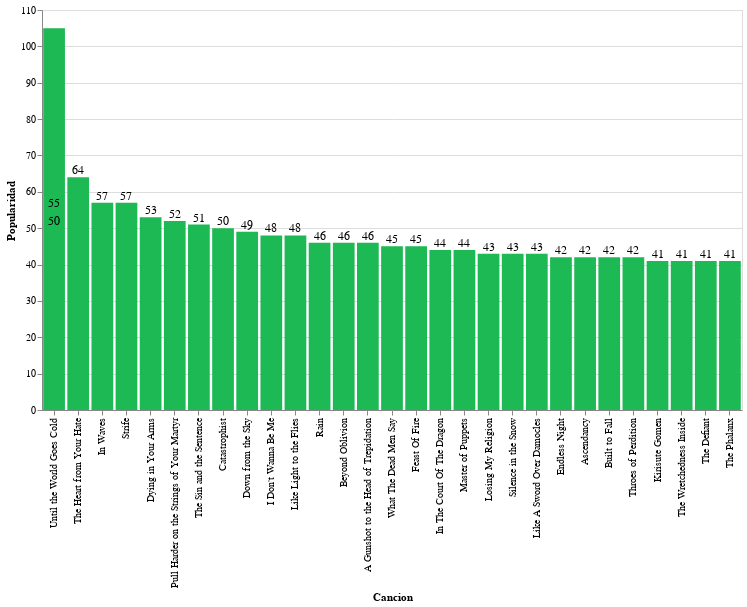

Notebook code for this chart:
### Code cell
chart = metrics.df_chart_track_popularity(df)
chart

### Figure 1 — Vega-Lite specification as saved in the notebook (floating-point values rounded to 4 significant figures)
{"config": {"view": {"continuousWidth": 300, "continuousHeight": 300}}, "layer": [{"mark": {"type": "bar", "color": "#1DB954"}, "encoding": {"x": {"field": "Cancion", "sort": "-y", "type": "nominal"}, "y": {"field": "Popularidad", "type": "quantitative"}}}, {"mark": {"type": "text", "align": "center", "baseline": "top", "dy": -12, "fontSize": 12}, "encoding": {"text": {"field": "Popularidad", "type": "quantitative"}, "x": {"field": "Cancion", "sort": "-y", "type": "nominal"}, "y": {"field": "Popularidad", "type": "quantitative"}}}], "data": {"name": "data-2b3803b6d20bf1c3f170876eb4993282"}, "height": 400, "width": 700, "$schema": "https://vega.github.io/schema/vega-lite/v5.17.0.json", "datasets": {"data-2b3803b6d20bf1c3f170876eb4993282": [{"Album": "The Sin and the Sentence", "tipo": "Álbum", "Año": "2017", "Cancion": "The Heart from Your Hate", "Artistas": "Trivium", "Duracion": "04:03", "Popularidad": 64}, {"Album": "In Waves (Special Edition)", "tipo": "Álbum", "Año": "2011", "Cancion": "In Waves", "Artistas": "Trivium", "Duracion": "05:02", "Popularidad": 57}, {"Album": "Vengeance Falls (Special Edition)", "tipo": "Álbum", "Año": "2013", "Cancion": "Strife", "Artistas": "Trivium", "Duracion": "04:29", "Popularidad": 57}, {"Album": "Silence in the Snow (Special Edition)", "tipo": "Álbum", "Año": "2015", "Cancion": "Until the World Goes Cold", "Artistas": "Trivium", "Duracion": "05:21", "Popularidad": 55}, {"Album": "Ascendancy", "tipo": "Álbum", "Año": "2005", "Cancion": "Dying in Your Arms", "Artistas": "Trivium", "Duracion": "02:53", "Popularidad": 53}, {"Album": "Ascendancy", "tipo": "Álbum", "Año": "2005", "Cancion": "Pull Harder on the Strings of Your Martyr", "Artistas": "Trivium", "Duracion": "04:51", "Popularidad": 52}, {"Album": "The Sin and the Sentence", "tipo": "Álbum", "Año": "2017", "Cancion": "The Sin and the Sentence", "Artistas": "Trivium", "Duracion": "05:49", "Popularidad": 51}, {"Album": "Silence in the Snow", "tipo": "Álbum", "Año": "2015", "Cancion": "Until the World Goes Cold", "Artistas": "Trivium", "Duracion": "05:21", "Popularidad": 50}, {"Album": "What The Dead Men Say", "tipo": "Álbum", "Año": "2020", "Cancion": "Catastrophist", "Artistas": "Trivium", "Duracion": "06:28", "Popularidad": 50}, {"Album": "Shogun (Special Edition)", "tipo": "Álbum", "Año": "2008", "Cancion": "Down from the Sky", "Artistas": "Trivium", "Duracion": "05:34", "Popularidad": 49}, {"Album": "I Don't Wanna Be Me", "tipo": "Single", "Año": "2019", "Cancion": "I Don't Wanna Be Me", "Artistas": "Trivium", "Duracion": "03:48", "Popularidad": 48}, {"Album": "Ascendancy", "tipo": "Álbum", "Año": "2005", "Cancion": "Like Light to the Flies", "Artistas": "Trivium", "Duracion": "05:40", "Popularidad": 48}, {"Album": "Ascendancy", "tipo": "Álbum", "Año": "2005", "Cancion": "Rain", "Artistas": "Trivium", "Duracion": "04:11", "Popularidad": 46}, {"Album": "The Sin and the Sentence", "tipo": "Álbum", "Año": "2017", "Cancion": "Beyond Oblivion", "Artistas": "Trivium", "Duracion": "05:16", "Popularidad": 46}, {"Album": "Ascendancy", "tipo": "Álbum", "Año": "2005", "Cancion": "A Gunshot to the Head of Trepidation", "Artistas": "Trivium", "Duracion": "05:55", "Popularidad": 46}, {"Album": "What The Dead Men Say", "tipo": "Álbum", "Año": "2020", "Cancion": "What The Dead Men Say", "Artistas": "Trivium", "Duracion": "04:45", "Popularidad": 45}, {"Album": "In The Court Of The Dragon", "tipo": "Álbum", "Año": "2021", "Cancion": "Feast Of Fire", "Artistas": "Trivium", "Duracion": "04:18", "Popularidad": 45}, {"Album": "In The Court Of The Dragon", "tipo": "Álbum", "Año": "2021", "Cancion": "In The Court Of The Dragon", "Artistas": "Trivium", "Duracion": "05:09", "Popularidad": 44}, {"Album": "Ascendancy (Special Edition)", "tipo": "Álbum", "Año": "2005", "Cancion": "Master of Puppets", "Artistas": "Trivium", "Duracion": "08:09", "Popularidad": 44}, {"Album": "Losing My Religion", "tipo": "Single", "Año": "2013", "Cancion": "Losing My Religion", "Artistas": "Trivium", "Duracion": "04:41", "Popularidad": 43}, {"Album": "Silence in the Snow (Special Edition)", "tipo": "Álbum", "Año": "2015", "Cancion": "Silence in the Snow", "Artistas": "Trivium", "Duracion": "03:40", "Popularidad": 43}, {"Album": "In The Court Of The Dragon", "tipo": "Álbum", "Año": "2021", "Cancion": "Like A Sword Over Damocles", "Artistas": "Trivium", "Duracion": "05:30", "Popularidad": 43}, {"Album": "The Sin and the Sentence", "tipo": "Álbum", "Año": "2017", "Cancion": "Endless Night", "Artistas": "Trivium", "Duracion": "03:38", "Popularidad": 42}, {"Album": "Ascendancy", "tipo": "Álbum", "Año": "2005", "Cancion": "Ascendancy", "Artistas": "Trivium", "Duracion": "04:25", "Popularidad": 42}, {"Album": "In Waves (Special Edition)", "tipo": "Álbum", "Año": "2011", "Cancion": "Built to Fall", "Artistas": "Trivium", "Duracion": "03:08", "Popularidad": 42}, {"Album": "Shogun (Special Edition)", "tipo": "Álbum", "Año": "2008", "Cancion": "Throes of Perdition", "Artistas": "Trivium", "Duracion": "05:54", "Popularidad": 42}, {"Album": "Shogun (Special Edition)", "tipo": "Álbum", "Año": "2008", "Cancion": "Kirisute Gomen", "Artistas": "Trivium", "Duracion": "06:27", "Popularidad": 41}, {"Album": "The Sin and the Sentence", "tipo": "Álbum", "Año": "2017", "Cancion": "The Wretchedness Inside", "Artistas": "Trivium", "Duracion": "05:31", "Popularidad": 41}, {"Album": "What The Dead Men Say", "tipo": "Álbum", "Año": "2020", "Cancion": "The Defiant", "Artistas": "Trivium", "Duracion": "04:29", "Popularidad": 41}, {"Album": "In The Court Of The Dragon", "tipo": "Álbum", "Año": "2021", "Cancion": "The Phalanx", "Artistas": "Trivium", "Duracion": "07:15", "Popularidad": 41}]}}
